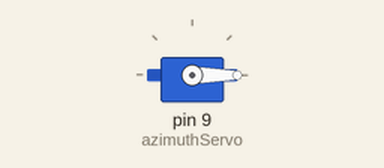
Bench run of a sketch on a simulated Arduino Uno, built with avr-gcc and run on an emulated ATmega328P. On the bench: servo.

Above: at 0.05 s.
At 1.05 s:
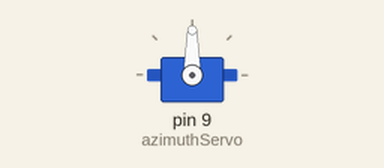
At 1.75 s:
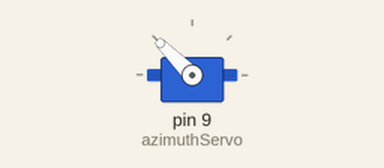
At 3.5 s:
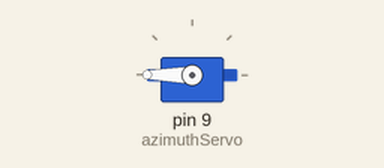
Timing chart, 0 to 8.1 s (numbered marks = the images above):
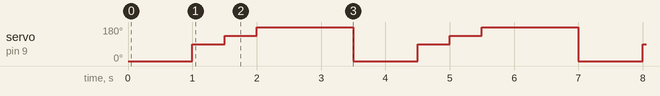

The sketch:

servo_motor.ino
```cpp
/*
     Servo Motor Control using the Arduino Servo Library
           by Dejan, https://howtomechatronics.com
*/

#include <Servo.h>

Servo azimuthServo;  // create servo object to control a servo

void setup() {
  azimuthServo.attach(9,600,2300);  // (pin, min, max)
}

void loop() {
  azimuthServo.write(0);  // tell servo to go to a particular angle
  delay(1000);

  azimuthServo.write(90);
  delay(500);

  azimuthServo.write(135);
  delay(500);

  azimuthServo.write(180);
  delay(1500);
}
```

Measured:
- by itself, servo on pin 9 (azimuthServo): repeats every 3.5 s: 135° 0.50 s, 180° 1.5 s, 0° 1.0 s, 90° 0.50 s
